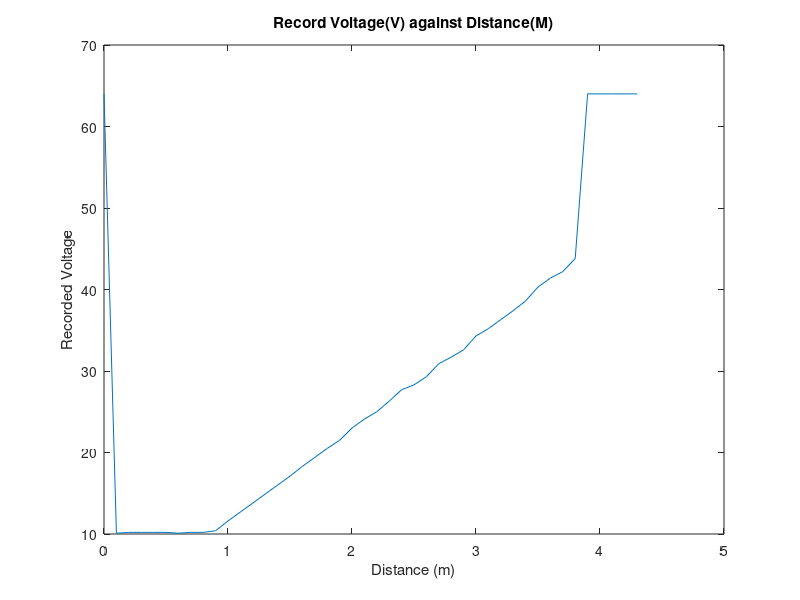
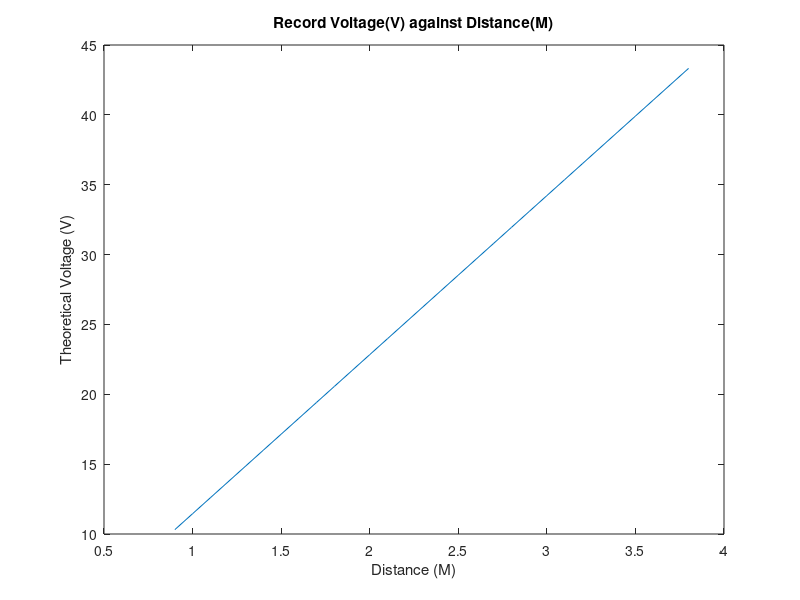
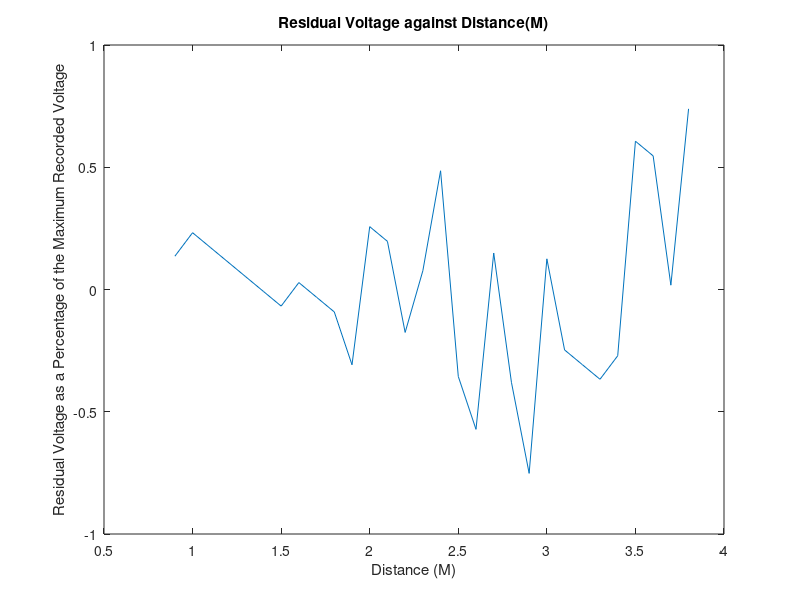

Reproduce these figures in MATLAB, in order.
clear all;
close all;

distance = [0.0:0.1:4.3];
recordedVoltage = [64.0,10.1,10.2,10.2,10.2,10.2,10.1,10.2,10.2,10.4,11.6,12.7,13.8,14.9,16.0,17.1,18.3,19.4,20.5,21.5,23.0,24.1,25.0,26.3,27.7,28.3,29.3,30.9,31.7,32.6,34.3,35.2,36.3,37.4,38.6,40.3,41.4,42.2,43.8,64.0,64.0,64.0,64.0,64.0];
gradient = polyfit(distance(10:39),recordedVoltage(10:39),1);
theoreticalVoltage = distance.*gradient(1) + gradient(2);
difference = recordedVoltage - theoreticalVoltage;
residuals = (difference/recordedVoltage(1))*100;

figure(1);
plot(distance, recordedVoltage);              
xlabel('Distance (m)');
ylabel('Recorded Voltage');
title('Record Voltage(V) against Distance(M)');


figure(2);
plot(distance(10:39),theoreticalVoltage(10:39));
xlabel('Distance (M)');
ylabel('Theoretical Voltage (V)');
title('Record Voltage(V) against Distance(M)');

figure(3);
plot(distance(10:39),residuals(10:39));
xlabel('Distance (M)');
ylabel('Residual Voltage as a Percentage of the Maximum Recorded Voltage');
title('Residual Voltage against Distance(M)');


